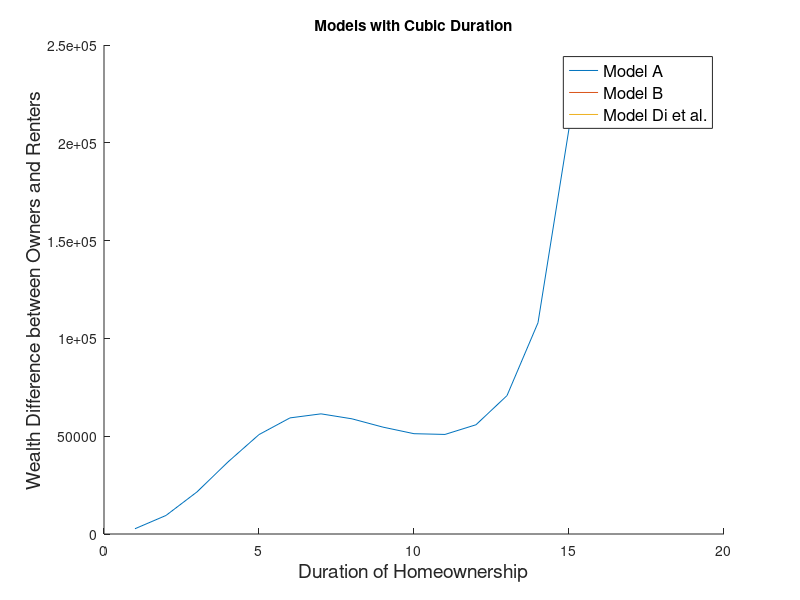
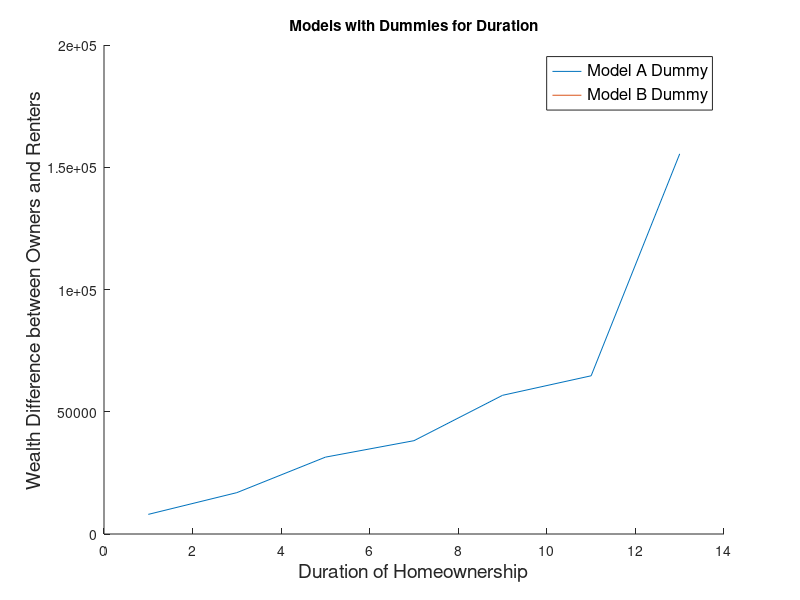

The MATLAB source for these figures, in order: (Note: this script raises an error after producing the figures.)
% HH partially present here 
%% REGRESSUION RESULTS FOR NET WEALTH
dur         = 1:1:15;
dummy_dur   = 1:2:15;
%% Di et al. MODELs on our sample (1999-2015)
%  LogW = alpha + beta_h * H + beta_sh * SH + beta_ht*TH+ beta_c * C
%% When we use dummies for duration  
%  LogW = alpha + beta_h * H + beta_sh * SH + beta_c * C + Gamma * D
%  where beta_h = 0, beta_sh =0, gamma is the coeff for each dur dummies 
%% COEFFICIENTS FROM THEIR ESTIMATION 
alpha   = [4.122    % MODEL A
           4.005    % MODEL A Dummy
           nan      % MODEL B
           nan      % MODEL B Dummy 
           nan];    % Di Belseky Liu MODEL B
       
beta_h  = [  1.583     % MODEL A 
             0     % MODEL A Dummy
             nan     % MODEL B
             nan     % MODEL B Dummy
             nan];   % Di Belseky Liu MODEL B  
       
beta_hs = [ -0.19      % MODEL A
            0      % MODEL A Dummy
            nan      % MODEL B
            nan      % MODEL B Dummy
            nan];    % Di Belseky Liu MODEL B
        
beta_ht = [  0.00725     % MODEL A
             0     % MODEL A Dummy
             nan     % MODEL B
             nan     % MODEL B Dummy
             nan];   % Di Belseky Liu MODEL B        

        
%           D1     D3      D5      D7      D9      D11      D13      D15           
Gamma   = [ 0      0       0       0       0       0        0        0       % MODEL A
            2.47   3.17    3.77    3.96    4.35    4.48     5.35     4.72      % MODEL A Dummy
            nan    nan     nan     nan     nan     nan      nan      nan      % MODEL B
            nan    nan     nan     nan     nan     nan      nan      nan      % MODEL B Dummy
            nan    nan     nan     nan     nan     nan      nan      nan];    % Di Belseky Liu MODEL B         

        
         %---------------------------------------------------------
         %         |  DUMMY   |          |  DUMMY   |
         % MODEL A |  MODEL A |  MODEL B |  MODEL B |  DBL MODEL B 
         %---------------------------------------------------------
beta_c  = [ 0         0          nan        nan        nan         ;...   % Average annual income 1999-2015 (log)    
            0         0          nan        nan        nan         ;...   % Net wealth 1999 (log)
            0         0          nan        nan        nan         ;...   % Savings tendency between 1984 and 1994
            4.52e-06  4.72e-06   nan        nan        nan         ;...   % Total inheritance and settlement payment received between 1989 and 2001
            0         0          nan        nan        nan         ;...   % Ever selected itemizing deduction in tax filings between 1989 and 2001  
            0.673     0.667      nan        nan        nan         ;...   % High school
            0.0166    0.018      nan        nan        nan         ;...   % Age of household head in 1999
            0         0          nan        nan        nan         ;...   % Percentage of time as a married couple hh
            0.0626    0.0629     nan        nan        nan         ;...   % Change in the number of children in household, 1999-2015
            0         0          nan        nan        nan         ;...   % Being in top quart of wealth dist. in 1999
            0.495     0.442      nan        nan        nan         ;...   % South
            0.0673    0.0208     nan        nan        nan         ]';    % Metro in our case // Other metro
           

[height_beta_c, width_beta_c] = size(beta_c);  

%% INDEPENDENT VARIABLES 
% fix variables:
%   1. continuous variables: at their sample means
%   2. categorical variables: estimates of the groups with the highest incidence   
%      (white, HS grad, South, Not in Large, Other Metro, Used itemized
%      dedeuction, top wealth quartile, not divorced)

           % OURS    % DI ETAL
C =       [0          nan          % Average annual income 1999-2001 (log)    
           0          nan          % Net wealth 1999 (log)
           0          nan          % Savings tendency between 1984 and 1994
        7494          nan          % Total inheritance and settlement payment received between 1999 and 2015
           0          nan          % Ever selected itemizing deduction in tax filings between 199 and 2015  
           1          nan          % High school
          34.22       nan          % Age of household head in 1999
           0          nan          % Percentage of time as a married couple hh
           0.031      nan          % Change in the number of children in household, 1999-2001
           1          nan          % Being in top quart of wealth dist. in 1999
           1          nan          % Region: South
           1          nan     ];   % Other metro
[height_C, width_C] = size(C); 
       
 beta_c_times_C      = [beta_c(1:end-1,:)*C(:,1)
                        beta_c(end,:)*C(:,2)];
%% DEPENDENT VARIABLES FOR OWNERS and RENTERS
LogW              = nan(height_beta_c, length(dur));
wealth            = nan(height_beta_c, length(dur));
LogW_rent         = nan(height_beta_c, length(dur));
wealth_rent       = nan(height_beta_c, length(dur));
Wealth_Difference = nan(height_beta_c, length(dur));
d = length(dummy_dur);
for i=1:1:height_beta_c % # of models
  if i==2 || i==4       % Models where years owning is dummy
     LogW(i,1:d)            = (alpha(i)+beta_c_times_C(i))*ones(size(dummy_dur)) +  ones(size(dummy_dur)).*Gamma(i, :);
     LogW_rent(i,1:d)       = (alpha(i)+beta_c_times_C(i))*ones(size(dummy_dur));
  else    
     LogW(i,:)              = (alpha(i)+beta_c_times_C(i))*ones(size(dur)) +  beta_h(i) * dur + beta_hs(i) * dur.^2 + beta_ht(i) * dur.^3;
     LogW_rent(i,:)         = (alpha(i)+beta_c_times_C(i))*ones(size(dur));
  end
     wealth(i,:)            = exp(LogW(i,:));
     wealth_rent(i,:)       = exp(LogW_rent(i,:));
     Wealth_Difference(i,:) = wealth(i,:)-wealth_rent(i,:);    
end

Wealth_Difference = Wealth_Difference*(1/0.44);

figure(3)
hold on
for i=1:2:height_beta_c
plot(dur,Wealth_Difference(i,:))
end
hleg=legend('Model A','Model B','Model Di et al.');
set(hleg,'Location','northeast','FontSize',12);
ylabel('Wealth Difference between Owners and Renters','FontSize',14)
xlabel('Duration of Homeownership','FontSize',14)
title("Models with Cubic Duration")

figure(4)
hold on
for i=2:2:height_beta_c-1
plot(dummy_dur(1:d-1),Wealth_Difference(i,1:d-1))
end
hleg=legend('Model A Dummy','Model B Dummy');
set(hleg,'Location','northeast','FontSize',12);
ylabel('Wealth Difference between Owners and Renters','FontSize',14)
xlabel('Duration of Homeownership','FontSize',14)
title("Models with Dummies for Duration")

% To Excel 
diff_ = length(dur) - length(dummy_dur);
tt = table(dur', [dummy_dur'; zeros(diff_,1)], Wealth_Difference(1,:)',  Wealth_Difference(2,:)' , Wealth_Difference(3,:)', Wealth_Difference(4,:)', Wealth_Difference(5,:)');
tt.Properties.VariableNames= {'Duration', 'Duration_Dummy', 'NW_Model_A', 'NW_Model_A_Dummy', 'NW_Model_B', 'NW_Model_B_Dummy','NW_Model_Di_et_al' };
writetable(tt,'Matlab_Results.xlsx','Sheet',1)